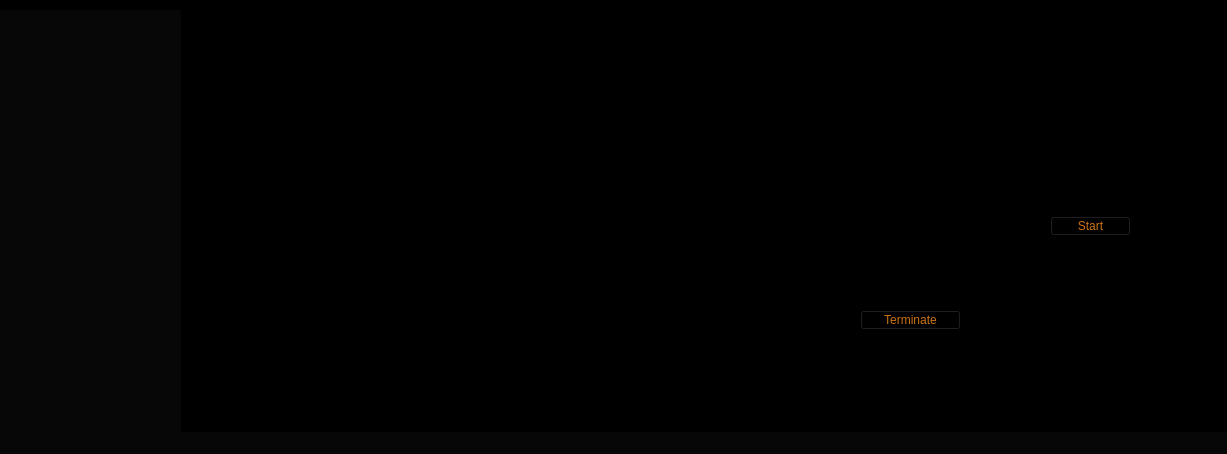
<?xml version="1.0" encoding="UTF-8"?>
<ui version="4.0">
 <class>Jarvis</class>
 <widget class="QMainWindow" name="Jarvis">
  <property name="geometry">
   <rect>
    <x>0</x>
    <y>0</y>
    <width>1227</width>
    <height>454</height>
   </rect>
  </property>
  <property name="mouseTracking">
   <bool>true</bool>
  </property>
  <property name="windowTitle">
   <string>JARVIS</string>
  </property>
  <property name="windowIcon">
   <iconset theme="OM">
    <normaloff>.</normaloff>.</iconset>
  </property>
  <property name="autoFillBackground">
   <bool>false</bool>
  </property>
  <property name="styleSheet">
   <string notr="true">background-color: rgb(7, 7, 7);</string>
  </property>
  <property name="unifiedTitleAndToolBarOnMac">
   <bool>false</bool>
  </property>
  <widget class="QWidget" name="centralwidget">
   <property name="autoFillBackground">
    <bool>false</bool>
   </property>
   <widget class="QLabel" name="label">
    <property name="geometry">
     <rect>
      <x>0</x>
      <y>-10</y>
      <width>1231</width>
      <height>471</height>
     </rect>
    </property>
    <property name="styleSheet">
     <string notr="true">background-color: rgb(0, 0, 0);</string>
    </property>
    <property name="text">
     <string/>
    </property>
    <property name="pixmap">
     <pixmap>../../Downloads/cf6951100506795c4fbb8dfccc28e460.gif</pixmap>
    </property>
    <property name="scaledContents">
     <bool>false</bool>
    </property>
   </widget>
   <widget class="QTextBrowser" name="textBrowser">
    <property name="geometry">
     <rect>
      <x>940</x>
      <y>50</y>
      <width>111</width>
      <height>31</height>
     </rect>
    </property>
    <property name="styleSheet">
     <string notr="true">Background:transperent;
font: 75 14pt &quot;digital-7&quot;;
border:transperent;</string>
    </property>
   </widget>
   <widget class="QTextBrowser" name="textBrowser_2">
    <property name="geometry">
     <rect>
      <x>1060</x>
      <y>50</y>
      <width>121</width>
      <height>31</height>
     </rect>
    </property>
    <property name="styleSheet">
     <string notr="true">Background:transperent;
font: 75 14pt &quot;digital-7&quot;;
border:transperent;</string>
    </property>
   </widget>
   <widget class="QPushButton" name="pushButton">
    <property name="geometry">
     <rect>
      <x>1050</x>
      <y>216</y>
      <width>81</width>
      <height>20</height>
     </rect>
    </property>
    <property name="styleSheet">
     <string notr="true">font: 87 10pt &quot;Arial Black&quot;;
color: rgb(203, 115, 20);
background-color: rgb(0, 0, 0);
</string>
    </property>
    <property name="text">
     <string>Start</string>
    </property>
   </widget>
   <widget class="QPushButton" name="pushButton_2">
    <property name="geometry">
     <rect>
      <x>860</x>
      <y>310</y>
      <width>101</width>
      <height>20</height>
     </rect>
    </property>
    <property name="styleSheet">
     <string notr="true">font: 87 10pt &quot;Arial Black&quot;;
color: rgb(203, 115, 20);
background-color: rgb(0, 0, 0);

</string>
    </property>
    <property name="text">
     <string>Terminate</string>
    </property>
   </widget>
   <widget class="QLabel" name="label_2">
    <property name="geometry">
     <rect>
      <x>-100</x>
      <y>10</y>
      <width>281</width>
      <height>441</height>
     </rect>
    </property>
    <property name="text">
     <string/>
    </property>
    <property name="pixmap">
     <pixmap>../thor.jpg</pixmap>
    </property>
    <property name="scaledContents">
     <bool>true</bool>
    </property>
   </widget>
  </widget>
  <widget class="QStatusBar" name="statusbar"/>
 </widget>
 <resources/>
 <connections/>
</ui>
